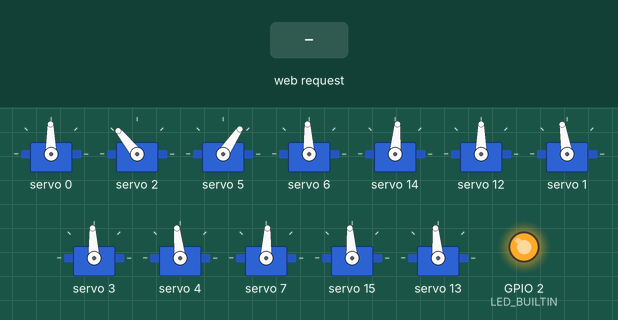
Bench run of a sketch on a simulated ESP8266 (NodeMCU). Parts: 12 × servo, output pins drawn as LEDs (lit = HIGH, except the on-board LED, lit = LOW). Inputs (shaded band) come from the test bench. What the sketch prints to the serial monitor is not drawn.

Above: at 3.2 s.
3.3 s: HTTP request GET /up received
At 5.1 s:
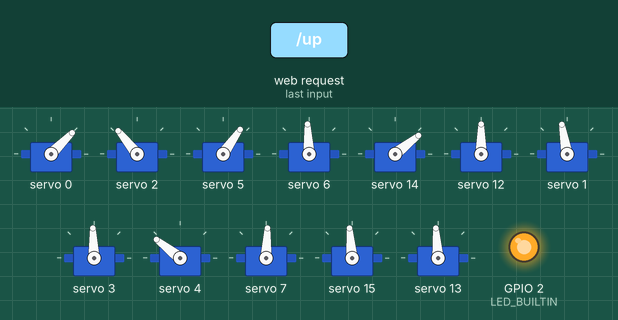
6.3 s: HTTP request GET /down received
At 8.7 s:
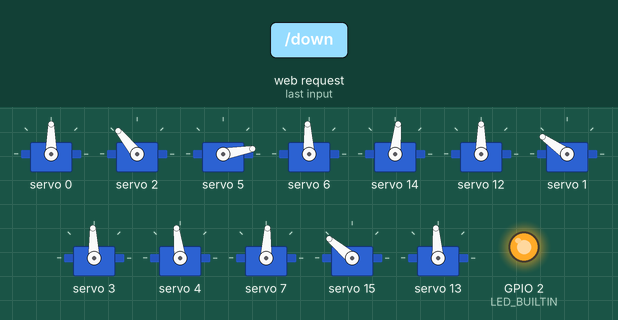
9.3 s: HTTP request GET /left received
At 9.75 s:
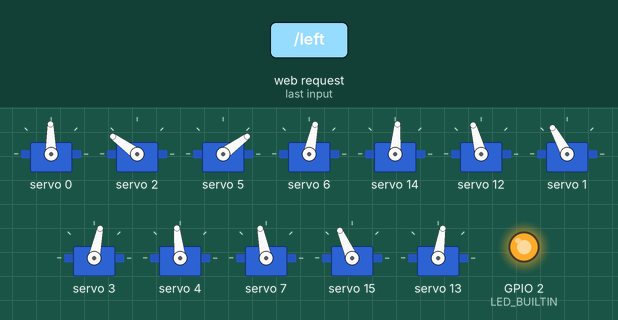
12.3 s: HTTP request GET /right received
At 12.75 s:
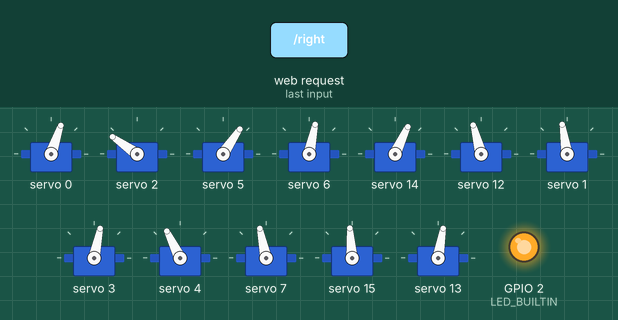
15.3 s: HTTP request GET /down received
At 15.75 s:
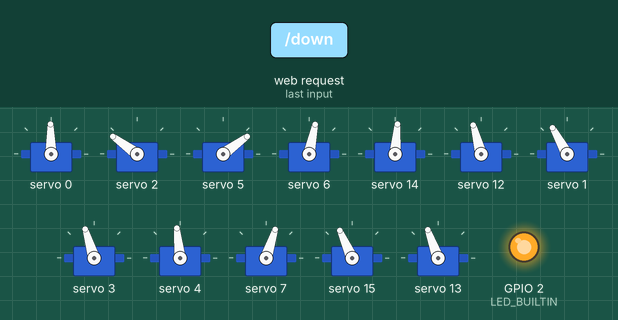
18.3 s: HTTP request GET / received
At 19.7 s:
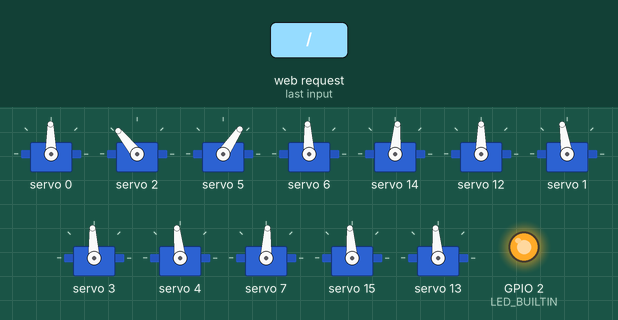
Timing chart, 0 to 20.8 s (numbered marks = the images above; inputs shaded):
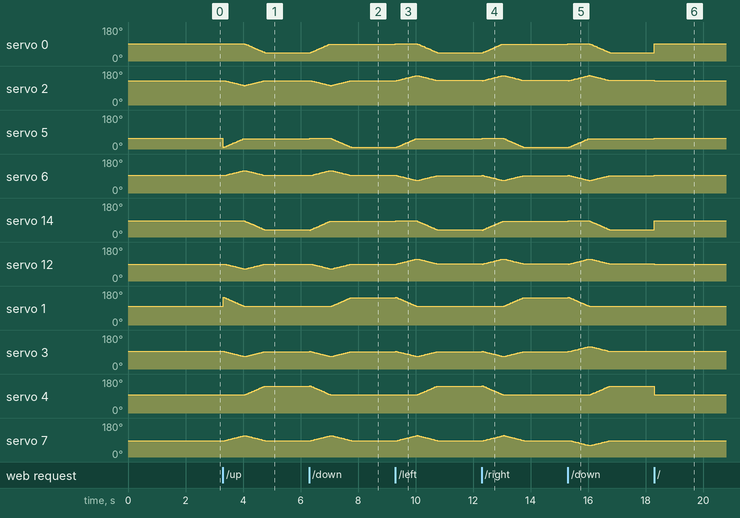

The sketch:

SoftBench.ino
```cpp
#include "hexaWiFi.h"
#include "hexaServo.h"

int g_hexaAngle;
int g_hexaSpeed;

void setup()
{
  delay(1000);

  pinMode(LED_BUILTIN, OUTPUT);
  digitalWrite(LED_BUILTIN, LOW);

  Serial.begin(115200);
  Serial.println();
  Serial.println( "Serial connexion established" );

  initWiFi();
  Serial.println();
  Serial.println( "WiFi access point established" );

  g_hexaAngle = 0;
  g_hexaSpeed = 0;
  hexaServoInit();
  hexaHoming();
  delay(1000);

  Serial.println();
  Serial.println( "Home position set" );

  //hexaMove( 5, 0, 1, 0 );
}

void loop()
{
  waitInstr();
}
```

hexaServo.cpp
```cpp
#include "hexaServo.h"

Adafruit_PWMServoDriver g_pwm = Adafruit_PWMServoDriver();
int g_hexaPos[12];

int hexaServoMap( int index )
{
  switch( index )
  {
    case 0:
      return _SERVO0_;
    case 1:
	    return _SERVO1_;
    case 2:
	    return _SERVO2_;
    case 3:
	    return _SERVO3_;
    case 4:
	    return _SERVO4_;
    case 5:
	    return _SERVO5_;
    case 6:
	    return _SERVO6_;
    case 7:
	    return _SERVO7_;
    case 8:
	    return _SERVO8_;
    case 9:
	    return _SERVO9_;
    case 10:
      return _SERVO10_;
    case 11:
	    return _SERVO11_;
  }
}

int hexaServoHome( int index )
{
  switch( index )
  {
    case 0:
      return _SERVOHOME0_;
    case 1:
	    return _SERVOHOME1_;
    case 2:
	    return _SERVOHOME2_;
    case 3:
	    return _SERVOHOME3_;
    case 4:
	    return _SERVOHOME4_;
    case 5:
	    return _SERVOHOME5_;
    case 6:
	    return _SERVOHOME6_;
    case 7:
	    return _SERVOHOME7_;
    case 8:
	    return _SERVOHOME8_;
    case 9:
	    return _SERVOHOME9_;
    case 10:
	    return _SERVOHOME10_;
    case 11:
	    return _SERVOHOME11_;
  }
}

void hexaServoInit()
{
  g_pwm.begin();
  g_pwm.setPWMFreq( _PWMFREQ_ );
  hexaHoming();
}

void hexaHoming()
{
  int i;

  for( i = 0; i < 12; i++ )
  {
	  g_pwm.setPWM( hexaServoMap( i ), 0, hexaServoHome( i ) );
    g_hexaPos[ i ] = hexaServoHome( i );
  }
}

void hexaShuttingDown()
{
  hexaHoming();
  /* to be done */
  delay(1000);
}

void hexaSetPos( int index, int pos )
{
  if( 6 > index )
  {
    g_pwm.setPWM( hexaServoMap( index ), 0, hexaServoHome( index ) + pos );
    g_hexaPos[ index ] = hexaServoHome( index ) + pos;
  }
  else
  {
    g_pwm.setPWM( hexaServoMap( index ), 0, hexaServoHome( index ) - pos );
    g_hexaPos[ index ] = hexaServoHome( index ) - pos;
  }
  delay( _STDBREAK_ );
}

void hexaMove( double lenght, double curve, double stepSize, int height )
{
  int i, j, hexaFor, hexaBack, corrHeight, highLeg;
  double d, distance, corrStep, curveLeft, curveRight;

  /* Going forward or backward */
  if( 0 > lenght )
  {
    distance = -lenght;
    hexaFor = _PWMHMIN_;
    hexaBack = _PWMHMAX_;
  }
  else
  {
    distance = lenght;
    hexaFor = _PWMHMAX_;
    hexaBack = _PWMHMIN_;
  }

  /* Determine the side which is modified to control the exentricity of the movement */
  if( -1 > curve )
  {
    curveLeft = 0;
    curveRight = 1;
  }
  else if( 0 > curve )
  {
    curveLeft = 0;
    curveRight = -curve;
  }
  else if( 1 > curve )
  {
    curveLeft = curve;
    curveRight = 0;
  }
  else
  {
    curveLeft = 1;
    curveRight = 0;
  }

  /* Corection on step size to reduce speed */
  if( 0 > stepSize )
  {
    corrStep = 0;
  }
  else if( 1 < stepSize )
  {
    corrStep = 1;
  }
  else
  {
    corrStep = stepSize;
  }

  /* Setting height value */
  if( _PWMVMIN_ + _STDHEIGHT_ > height )
  {
    corrHeight = _PWMVMIN_ + _STDHEIGHT_;
  }
  else if( _PWMVMAX_ < height )
  {
    corrHeight = _PWMVMAX_;
  }
  else
  {
    corrHeight = height;
  }

  /* Determine which leg is high and cofirm home position */
  if( g_hexaPos[0] > g_hexaPos[2] )
  {
    highLeg = 1;
    for( i = 0; i < 3; i++)
    {
      hexaSetPos( 4 * i, corrHeight );
      hexaSetPos( 4 * i + 1, 0 );
      hexaSetPos( 4 * i + 2, corrHeight - _STDHEIGHT_ );
      hexaSetPos( 4 * i + 3, 0 );
    }
  }
  else
  {
    highLeg = 0;
    for( i = 0; i < 3; i++ )
    {
      hexaSetPos( 4 * i, corrHeight - _STDHEIGHT_ );
      hexaSetPos( 4 * i + 1, 0 );
      hexaSetPos( 4 * i + 2, corrHeight );
      hexaSetPos( 4 * i + 3, 0 );
    }
  }

  while( _ERRLENGHT_ * _STEPLENGHT_ < distance )
  {
    if( _STEPLENGHT_ * corrStep > distance )
    {
      corrStep = distance / _STEPLENGHT_;
    }
    distance -= _STEPLENGHT_ * corrStep;

    if( 0 != highLeg )
    {
      for( i = 0; i < _NBSTEPS_; i++ )
      {
        d = i * 1.0 /_NBSTEPS_;
        for( j = 0; j < 3; j++ )
        {
          hexaSetPos( 4 * j + 2, corrHeight - int( ( 1 - d ) * _STDHEIGHT_ ) );
        }
        hexaSetPos( 1, int( d * hexaBack * corrStep * ( 1 - curveLeft ) ) );
        hexaSetPos( 3, int( d * hexaFor * corrStep * ( 1 - curveLeft ) ) );
        hexaSetPos( 5, int( d * hexaBack * corrStep * ( 1 - curveLeft ) ) );
        hexaSetPos( 7, int( d * hexaFor * corrStep * ( 1 - curveRight ) ) );
        hexaSetPos( 9, int( d * hexaBack * corrStep * ( 1 - curveRight ) ) );
        hexaSetPos( 11, int( d * hexaFor * corrStep * ( 1 - curveRight ) ) );
      }
      for( i = _NBSTEPS_; i > 0; i-- )
      {
        d = i * 1.0 /_NBSTEPS_;

        for( j = 0; j < 3; j++ )
        {
          hexaSetPos( 4 * j, corrHeight - int( ( 1 - d ) * _STDHEIGHT_ ) );
        }
        hexaSetPos( 1, int( d * hexaBack * corrStep * ( 1 - curveLeft ) ) );
        hexaSetPos( 3, int( d * hexaFor * corrStep * ( 1 - curveLeft ) ) );
        hexaSetPos( 5, int( d * hexaBack * corrStep * ( 1 - curveLeft ) ) );
        hexaSetPos( 7, int( d * hexaFor * corrStep * ( 1 - curveRight ) ) );
        hexaSetPos( 9, int( d * hexaBack * corrStep * ( 1 - curveRight ) ) );
        hexaSetPos( 11, int( d * hexaFor * corrStep * ( 1 - curveRight ) ) );
      }
    }
    else
    {
      for( i = 0; i < _NBSTEPS_; i++ )
      {
        d = i * 1.0 /_NBSTEPS_;
        for( j = 0; j < 3; j++ )
        {
          hexaSetPos( 4 * j, corrHeight - int( ( 1 - d ) * _STDHEIGHT_ ) );
        }
        hexaSetPos( 1, int( d * hexaFor * corrStep * ( 1 - curveLeft ) ) );
        hexaSetPos( 3, int( d * hexaBack * corrStep * ( 1 - curveLeft ) ) );
        hexaSetPos( 5, int( d * hexaFor * corrStep * ( 1 - curveLeft ) ) );
        hexaSetPos( 7, int( d * hexaBack * corrStep * ( 1 - curveRight ) ) );
        hexaSetPos( 9, int( d * hexaFor * corrStep * ( 1 - curveRight ) ) );
        hexaSetPos( 11, int( d * hexaBack * corrStep * ( 1 - curveRight ) ) );
      }
      for( i = _NBSTEPS_; i > 0; i-- )
      {
        d = i * 1.0 /_NBSTEPS_;

        for( j = 0; j < 3; j++ )
        {
          hexaSetPos( 4 * j + 2, corrHeight - int( ( 1 - d ) * _STDHEIGHT_ ) );
        }
        hexaSetPos( 1, int( d * hexaFor * corrStep * ( 1 - curveLeft ) ) );
        hexaSetPos( 3, int( d * hexaBack * corrStep * ( 1 - curveLeft ) ) );
        hexaSetPos( 5, int( d * hexaFor * corrStep * ( 1 - curveLeft ) ) );
        hexaSetPos( 7, int( d * hexaBack * corrStep * ( 1 - curveRight ) ) );
        hexaSetPos( 9, int( d * hexaFor * corrStep * ( 1 - curveRight ) ) );
        hexaSetPos( 11, int( d * hexaBack * corrStep * ( 1 - curveRight ) ) );
      }
    }
    highLeg = 1 - highLeg;
  }
}

void hexaRotate( double angle, double stepSize, int height )
{
  int i, j, hexaFor, hexaBack, corrHeight, highLeg;
  double d, absAngle, corrStep;

  if( 0 > angle )
  {
    absAngle = -angle;
    hexaFor = _PWMHMIN_;
    hexaBack = _PWMHMAX_;
  }
  else
  {
    absAngle = angle;
    hexaFor = _PWMHMAX_;
    hexaBack = _PWMHMIN_;
  }

  if( 0 > stepSize )
  {
    corrStep = 0;
  }
  else if( 1 < stepSize )
  {
    corrStep = 1;
  }
  else
  {
    corrStep = stepSize;
  }

  if( _PWMVMIN_ + _STDHEIGHT_ > height )
  {
    corrHeight = _PWMVMIN_ + _STDHEIGHT_;
  }
  else if( _PWMVMAX_ < height )
  {
    corrHeight = _PWMVMAX_;
  }
  else
  {
    corrHeight = height;
  }

  /* Determine which leg is high and cofirm home position */
  if( g_hexaPos[0] > g_hexaPos[2] )
  {
    highLeg = 1;
    for( i = 0; i < 3; i++)
    {
      hexaSetPos( 4 * i, corrHeight );
      hexaSetPos( 4 * i + 1, 0 );
      hexaSetPos( 4 * i + 2, corrHeight - _STDHEIGHT_ );
      hexaSetPos( 4 * i + 3, 0 );
    }
  }
  else
  {
    highLeg = 0;
    for( i = 0; i < 3; i++ )
    {
      hexaSetPos( 4 * i, corrHeight - _STDHEIGHT_ );
      hexaSetPos( 4 * i + 1, 0 );
      hexaSetPos( 4 * i + 2, corrHeight );
      hexaSetPos( 4 * i + 3, 0 );
    }
  }

  while( _ERRANGLE_ * _STEPANGLE_ < absAngle )
  {
    if( _STEPANGLE_ * corrStep > absAngle )
    {
      corrStep = absAngle / _STEPANGLE_;
    }
    absAngle -= _STEPANGLE_ * corrStep;

    if( 0 != highLeg )
    {
      for( i = 0; i < _NBSTEPS_; i++ )
      {
        d = i * 1.0 /_NBSTEPS_;
        for( j = 0; j < 3; j++ )
        {
          hexaSetPos( 4 * j + 2, corrHeight - int( ( 1 - d ) * _STDHEIGHT_ ) );
        }
        hexaSetPos( 1, int( d * hexaFor * corrStep ) );
        hexaSetPos( 3, int( d * hexaBack * corrStep ) );
        hexaSetPos( 5, int( d * hexaFor * corrStep ) );
        hexaSetPos( 7, int( d * hexaFor * corrStep ) );
        hexaSetPos( 9, int( d * hexaBack * corrStep ) );
        hexaSetPos( 11, int( d * hexaFor * corrStep ) );
      }
      for( i = _NBSTEPS_; i > 0; i-- )
      {
        d = i * 1.0 /_NBSTEPS_;

        for( j = 0; j < 3; j++ )
        {
          hexaSetPos( 4 * j, corrHeight - int( ( 1 - d ) * _STDHEIGHT_ ) );
        }
        hexaSetPos( 1, int( d * hexaFor * corrStep ) );
        hexaSetPos( 3, int( d * hexaBack * corrStep ) );
        hexaSetPos( 5, int( d * hexaFor * corrStep ) );
        hexaSetPos( 7, int( d * hexaFor * corrStep ) );
        hexaSetPos( 9, int( d * hexaBack * corrStep ) );
        hexaSetPos( 11, int( d * hexaFor * corrStep ) );
      }
    }
    else
    {
      for( i = 0; i < _NBSTEPS_; i++ )
      {
        d = i * 1.0 /_NBSTEPS_;
        for( j = 0; j < 3; j++ )
        {
          hexaSetPos( 4 * j, corrHeight - int( ( 1 - d ) * _STDHEIGHT_ ) );
        }
        hexaSetPos( 1, int( d * hexaBack * corrStep ) );
        hexaSetPos( 3, int( d * hexaFor * corrStep ) );
        hexaSetPos( 5, int( d * hexaBack * corrStep ) );
        hexaSetPos( 7, int( d * hexaBack * corrStep ) );
        hexaSetPos( 9, int( d * hexaFor * corrStep ) );
        hexaSetPos( 11, int( d * hexaBack * corrStep ) );
      }
      for( i = _NBSTEPS_; i > 0; i-- )
      {
        d = i * 1.0 /_NBSTEPS_;

        for( j = 0; j < 3; j++ )
        {
          hexaSetPos( 4 * j + 2, corrHeight - int( ( 1 - d ) * _STDHEIGHT_ ) );
        }
        hexaSetPos( 1, int( d * hexaBack * corrStep ) );
        hexaSetPos( 3, int( d * hexaFor * corrStep ) );
        hexaSetPos( 5, int( d * hexaBack * corrStep ) );
        hexaSetPos( 7, int( d * hexaBack * corrStep ) );
        hexaSetPos( 9, int( d * hexaFor * corrStep ) );
        hexaSetPos( 11, int( d * hexaBack * corrStep ) );
      }
    }
    highLeg = 1 - highLeg;
  }
}
```

hexaServo.h
```cpp
#ifndef _HEXASERVO_H_
#define _HEXASERVO_H_

#include <Wire.h>
#include <Adafruit_PWMServoDriver.h>

#include "hexaWiFi.h"

/*
 *  Servo index remapping
 *  0/1 _____ 7/6
 *     |     |
 *  2/3|  ^  |9/8
 *     |_____|
 *  4/5       11/10
 */
#define _SERVO0_ 0
#define _SERVO1_ 2
#define _SERVO2_ 5
#define _SERVO3_ 6
#define _SERVO4_ 14
#define _SERVO5_ 12
#define _SERVO6_ 1
#define _SERVO7_ 3
#define _SERVO8_ 4
#define _SERVO9_ 7
#define _SERVO10_ 15
#define _SERVO11_ 13

/* PWM frequency (take care of change in home position to avoid damage) */
#define _PWMFREQ_ 50

/* Servo home position
 * From 0 (duty cycle = 0%) to 4096 (duty cycle = 100%)
 * For used servo pulse duration is from 500us to 2500us
 * Theorical home position is: 4096*(TMAX-TMIN)/TCLK = 4096*(2500-500)*50 = 307
 */
#define _SERVOHOME0_ 304
#define _SERVOHOME1_ 385
#define _SERVOHOME2_ 230
#define _SERVOHOME3_ 307
#define _SERVOHOME4_ 290
#define _SERVOHOME5_ 302
#define _SERVOHOME6_ 320
#define _SERVOHOME7_ 307
#define _SERVOHOME8_ 314
#define _SERVOHOME9_ 295
#define _SERVOHOME10_ 310
#define _SERVOHOME11_ 312

/* Horizontal and vertical limit in term of duty cycle from home position */
#define _PWMHMIN_ -57
#define _PWMHMAX_ 57
#define _PWMVMIN_ -100
#define _PWMVMAX_ 10

/* Break time between instruction for servo rotation */
#define _STDBREAK_ 1

/* Number of steps per instructions */
#define _NBSTEPS_ 50

/* Lenght or angle of one step */
#define _STEPLENGHT_ 1
#define _STEPANGLE_ 1

/* Standard elevation of hexa legs */
#define _STDHEIGHT_ 100

/* Accuracy of the movement */
#define _ERRLENGHT_ 0.01
#define _ERRANGLE_ 0.01

/* Abstraction functions */
int hexaServoMap( int index );
int hexaServoHome( int index );
/* Initiate I2C connexion */
void hexaServoInit();
/* Set hexa legs in standard position */
void hexaHoming();
/* Set hexa legs close to tidied position */
void hexaShuttingDown();
/* Abstratcion function:
 * Go front if positive for horizontal mouvement (odd index)
 * Go deep if positive for vertical mouvement (even index)
 */
void hexaSetPos( int index, int pos );
/* Displacement function:
 * lenght, angle can be positive or negative
 * lenght, angle are absolute. Trigger _STEPLENGHT_ and _STEPANGLE_ for a correct conversion
 * angle is counterclockwise
 * stepSize reduces speed, a [0,1] value is expected (0 -> no move, 1 -> max step)
 * height is given in term of duty cycle as an offset from home position
 */
void hexaToward( double lenght, double stepSize, int height );
void hexaRotate( double angle, double stepSize, int height );
/* curve allows slanted paths, a [-1,1] value is expected (-1 -> clockwise, 0 -> straight, 1 -> counterclockwise)
 * lenght represents the distance crossed by legs.
 * It may be very different from actual distance crossed by hexa in case of sharp curve (closed to -1 or 1)
 */
void hexaMove( double lenght, double curve, double stepSize, int height );

#endif
```

hexaWiFi.cpp
```cpp
#include "hexaWiFi.h"

ESP8266WebServer server(80);

void initWiFi()
{
  WiFi.softAP( _SSID_, _PASSWORD_ );
  server.on( "/", handleRoot );
  server.on( "/up", handleForward );
  server.on( "/down", handleBackward );
  server.on( "/left", handleLeft );
  server.on( "/right", handleRight );
  server.begin();
}

void waitInstr()
{
  server.handleClient();
}

void handleRoot()
{
  hexaHoming();
  server.send(200, "text/html", "<h1>&emsp;&emsp;&emsp;&emsp;<a href=\"/up\">up</a><br/><a href=\"/left\">left</a>&emsp;<a href=\"/\">home</a>&emsp;<a href=\"/right\">right</a><br/>&emsp;&emsp;&emsp;<a href=\"/down\">down</a><br/></h1>");
}

void handleForward()
{
  hexaMove( 1, 0, 1, 0 );
  server.send(200, "text/html", "<h1>&emsp;&emsp;&emsp;&emsp;<a href=\"/up\">up</a><br/><a href=\"/left\">left</a>&emsp;<a href=\"/\">home</a>&emsp;<a href=\"/right\">right</a><br/>&emsp;&emsp;&emsp;<a href=\"/down\">down</a><br/></h1>");
}

void handleBackward()
{
  hexaMove( -1, 0, 1, 0 );
  server.send(200, "text/html", "<h1>&emsp;&emsp;&emsp;&emsp;<a href=\"/up\">up</a><br/><a href=\"/left\">left</a>&emsp;<a href=\"/\">home</a>&emsp;<a href=\"/right\">right</a><br/>&emsp;&emsp;&emsp;<a href=\"/down\">down</a><br/></h1>");
}

void handleLeft()
{
  hexaRotate( 1, 1, 0 );
  server.send(200, "text/html", "<h1>&emsp;&emsp;&emsp;&emsp;<a href=\"/up\">up</a><br/><a href=\"/left\">left</a>&emsp;<a href=\"/\">home</a>&emsp;<a href=\"/right\">right</a><br/>&emsp;&emsp;&emsp;<a href=\"/down\">down</a><br/></h1>");
}

void handleRight()
{
  hexaRotate( -1, 1, 0 );
  server.send(200, "text/html", "<h1>&emsp;&emsp;&emsp;&emsp;<a href=\"/up\">up</a><br/><a href=\"/left\">left</a>&emsp;<a href=\"/\">home</a>&emsp;<a href=\"/right\">right</a><br/>&emsp;&emsp;&emsp;<a href=\"/down\">down</a><br/></h1>");
}
```

hexaWiFi.h
```cpp
#ifndef _HEXAWIFI_H_
#define _HEXAWIFI_H_

#include <ESP8266WiFi.h>
#include <WiFiClient.h>
#include <ESP8266WebServer.h>

#include "hexaServo.h"

/* WiFi access credentials */
#define _SSID_ "hexapodeAP"
#define _PASSWORD_ "thereisnospoon"

void initWiFi();
void waitInstr();
void handleRoot();
void handleForward();
void handleBackward();
void handleLeft();
void handleRight();

#endif
```

Measured:
- after the input at 3.3 s, servo 0: moves from 91° to 45° over 0.69 s, starting after 0.77 s; servo 6: rises from 93° to 119° in 0.66 s, then falls to 93° in 0.72 s
- after the input at 6.3 s, servo 6: rises from 93° to 119° in 0.66 s, then falls to 93° in 0.72 s; servo 7: rises from 87° to 113° in 0.66 s, then falls to 87° in 0.72 s
- after the input at 9.3 s, servo 2: rises from 129° to 156° in 0.68 s, then falls to 130° in 0.71 s; servo 12: rises from 90° to 116° in 0.68 s, then falls to 91° in 0.71 s; servo 7: rises from 87° to 114° in 0.68 s, then falls to 87° in 0.69 s
- after the input at 12.3 s, servo 7: rises from 87° to 114° in 0.68 s, then falls to 87° in 0.69 s
- after the input at 15.3 s, servo 3: rises from 92° to 119° in 0.73 s, then falls to 93° in 0.71 s; servo 13: rises from 94° to 121° in 0.71 s, then falls to 95° in 0.73 s
- after the input at 18.3 s, servo 0: 45° → 91° at once; servo 2: 130° → 129° at once; servo 5: 55° → 56° at once; servo 6: 92° → 93° at once; servo 14: 38° → 85° at once
